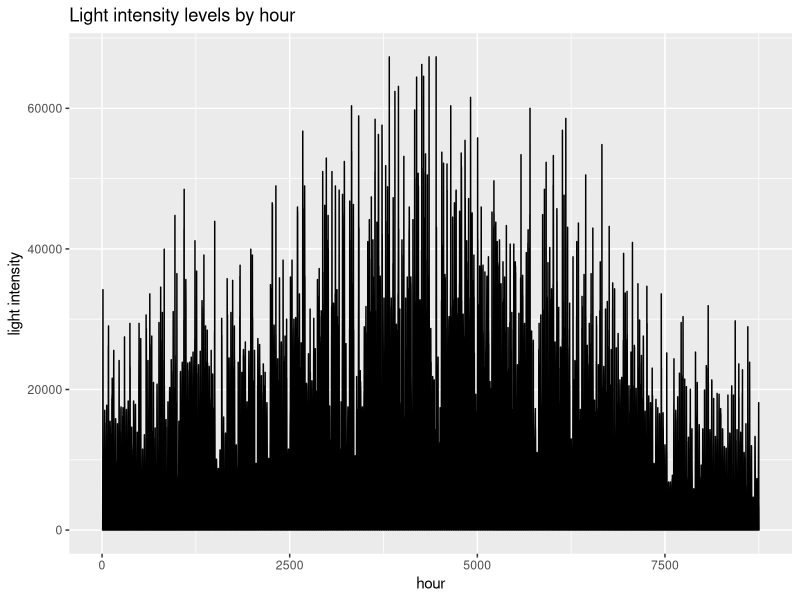
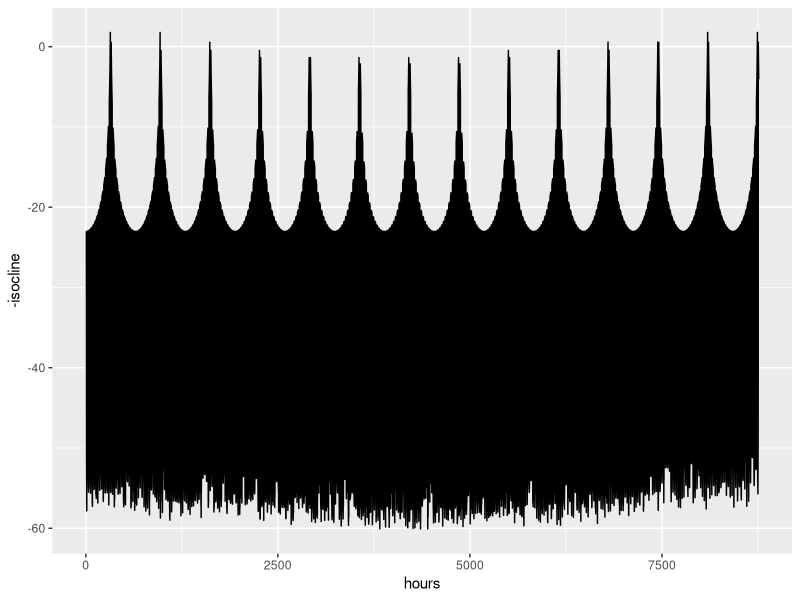
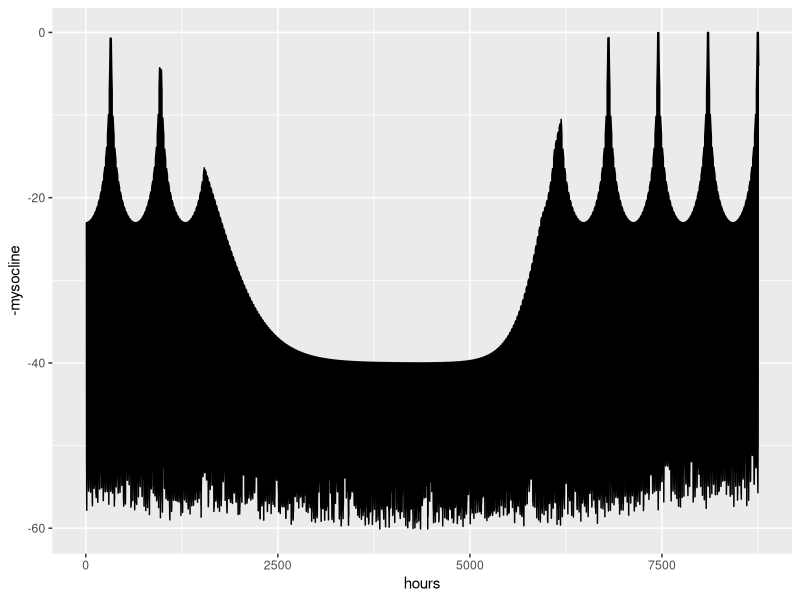

The R source for these figures, in order:
## ---- chunk 1
setwd("/Users/Nick/mysisModeling")
library(ggplot2)
depthData = read.csv("data/Depth_Thermocline_Hour.csv")$dist
lightData = read.csv("data/light_day_moon_hour.csv")$x
hours = 1:(365*24)
## ---- chunk 2
lightDepth = function(surfaceLight){
  
  k   = 0.3  #extinction coefficient
  I_x = 0.001 #Mysis light threshold (paper quotes between 10^-2 and 10^-4)
  
  distance = (1/k) * (log(surfaceLight) - log(I_x))
  return(distance)
}

## ---- chunk 3
lightDataDf = as.data.frame(cbind(hours, lightData))
m = ggplot(lightDataDf, aes(x = hours, y = lightData)) + geom_line() 
m + labs(title = "Light intensity levels by hour", x = "hour", y = "light intensity")
## ---- chunk 4
isocline = NULL
for (hour in lightData){
  if (hour == 0){
    isocline = c(isocline, 0) #logs dont play nice with 0s
  } else {
    isocline = c(isocline, lightDepth(hour))
  }
}

isoclineDf = as.data.frame(cbind(hours, isocline))
ggplot(isoclineDf, aes(x = hours, y = -isocline)) + geom_line()
## ---- chunk 5
mysocline = NULL
for (i in 1:(24*365)){
  if (depthData[i] > isocline[i]){
    mysocline = c(mysocline, depthData[i])
  } else {
    mysocline = c(mysocline, isocline[i])
  }
}

mysoclineDf = as.data.frame(cbind(hours, mysocline))
ggplot(isoclineDf, aes(x = hours, y = -mysocline)) + geom_line()
#write.csv(mysocline, "data/mysocline_hour.csv", row.names=FALSE)
